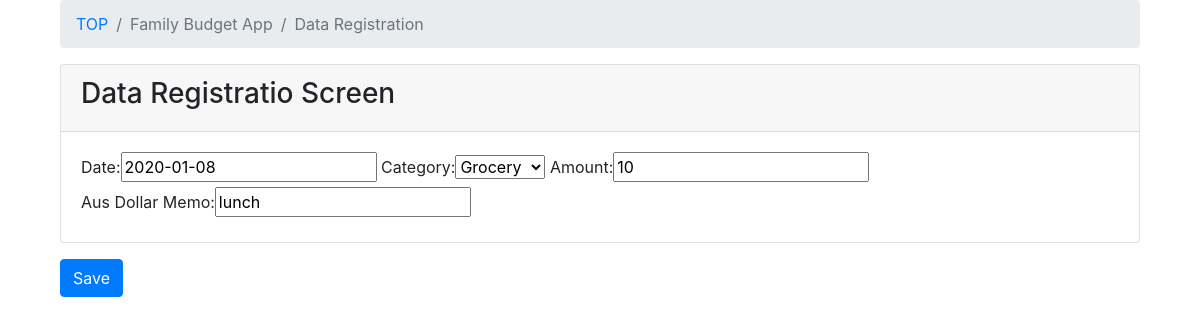
Page /kakeibo/update/3/ on the committed database.
### kakeibo/models.py (models this page shows, shortened)
class Kakeibo(models.Model):
    class Meta:
        db_table="kakeibo"
    date = models.DateField(verbose_name="Date", default=datetime.now)
    category = models.ForeignKey(Category, on_delete=models.PROTECT, verbose_name="Category")
    money = models.IntegerField(verbose_name="Amount", help_text="Aus Dollar")
    memo = models.CharField(verbose_name="Memo", max_length=500)

### kakeibo/views.py (the view)
# urls.py: path('update/<int:pk>/', views.KakeiboUpdateView.as_view(), name='kakeibo_update'),
class KakeiboUpdateView(UpdateView):
    model = Kakeibo
    form_class = KakeiboForm
    success_url = reverse_lazy('kakeibo:update_done')

### kakeibo/forms.py
class KakeiboForm(forms.ModelForm):
    class Meta:
        model = Kakeibo
        fields = ['date', 'category', 'money', 'memo']

### kakeibo/models.py (called while the page is built)
    def __str__(self):
        return self.category_name

### kakeibo/templates/kakeibo/kakeibo_form.html (shortened to what this page needs)
{% extends 'kakeibo/base.html' %}
{% load bootstrap %}
{% block content %}
 <form method="post">
   <div class="container">
     <div class="row">
       <div class="col-12">
         <div class="content-wrapper">
           <div class="container-fluid">
             <ol class="breadcrumb">
               <li class="breadcrumb-item">
                 <a href="{% url 'kakeibo:kakeibo_list' %}">TOP</a>
               </li>
               <li class="breadcrumb-item active">Family Budget App</li>
               <li class="breadcrumb-item active">Data Registration</li>
             </ol>
             <div class="card mb-3">
               <div class="card-header">
                  <h3>Data Registratio Screen</h3></div>
               <div class="card-body">          {{ form|bootstrap }}
       </div>
     </div>
     <div class="row">
       <div class="col-12">
         <button class="btn btn-primary">Save</button>
       </div>
     </div>
   </div>
 </form>
{% endblock %}

### rows in the picture
Kakeibo: date "2020-01-08", category "Grocery", money "10", memo "lunch"
